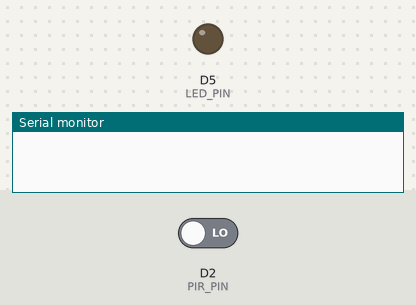
The sketch below on a simulated ESP8266 (NodeMCU). Parts: output pins drawn as LEDs (lit = HIGH), the last lines printed to the serial monitor. Inputs (shaded band) come from the test bench; at power-on: D2 (PIR_PIN) LOW. WiFi joins after 1.5 s; servers stay silent unless stated.

Above: at 3.0 s.
3.1 s: D2 (PIR_PIN) driven HIGH
At 3.7 s:
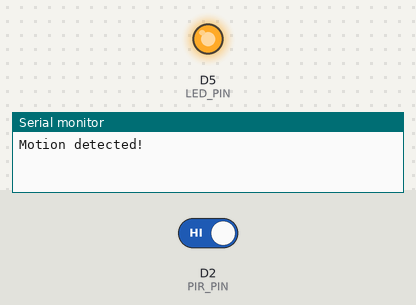
Timing chart, 0 to 6.1 s (numbered marks = the images above; inputs shaded):
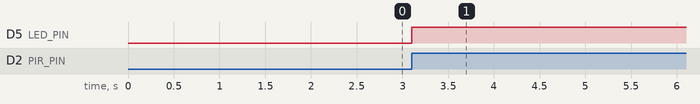

Measured:
- after the input at 3.1 s, D5 (LED_PIN): LOW → HIGH at once

The sketch:

Motion_Detection.ino
```cpp
#define BLYNK_TEMPLATE_ID "TMPL3UXE3xXkL" // Change this to your template ID if necessary
#define BLYNK_TEMPLATE_NAME "Detection"
#define BLYNK_AUTH_TOKEN "6RSjd5kH0E-KLS8ZtENwu6boEFng293T"

#include <ESP8266WiFi.h>
#include <BlynkSimpleEsp8266.h>

// Your WiFi credentials
char ssid[] = "Kathir WIFI";     // Replace with your network SSID
char pass[] = "kathir2005";      // Replace with your network password

// Define pins
#define PIR_PIN D2  // PIR sensor output pin
#define LED_PIN D5  // LED pin for indication (optional)

// Timer
BlynkTimer timer;

// Function to send a notification and control the LED
void sendNotification() {
  Serial.println("Motion detected!"); // Print to Serial Monitor
  digitalWrite(LED_PIN, HIGH); // Turn on the LED
  Blynk.logEvent("led_on", "MOTION IS DETECTED"); // Log event for LED ON
  timer.setTimeout(1000L, []() { // Turn off the LED after 1 second
    digitalWrite(LED_PIN, LOW);
    Blynk.logEvent("led_off", "MOTION IS NOT DETECTED"); // Log event for LED OFF
  });
}

void setup() {
  Serial.begin(115200);
  pinMode(PIR_PIN, INPUT);    // Set PIR_PIN as INPUT
  pinMode(LED_PIN, OUTPUT);    // Set LED_PIN as OUTPUT
  digitalWrite(LED_PIN, LOW);  // Ensure LED is off initially

  // Connect to WiFi and Blynk
  Blynk.begin(BLYNK_AUTH_TOKEN, ssid, pass);
}

void loop() {
  // Check if motion is detected
  if (digitalRead(PIR_PIN) == HIGH) {
    sendNotification(); // Send notification if motion is detected
    delay(5000); // Debounce time to prevent multiple notifications
  }

  Blynk.run(); // Run Blynk
  timer.run(); // Run the timer
}
```
